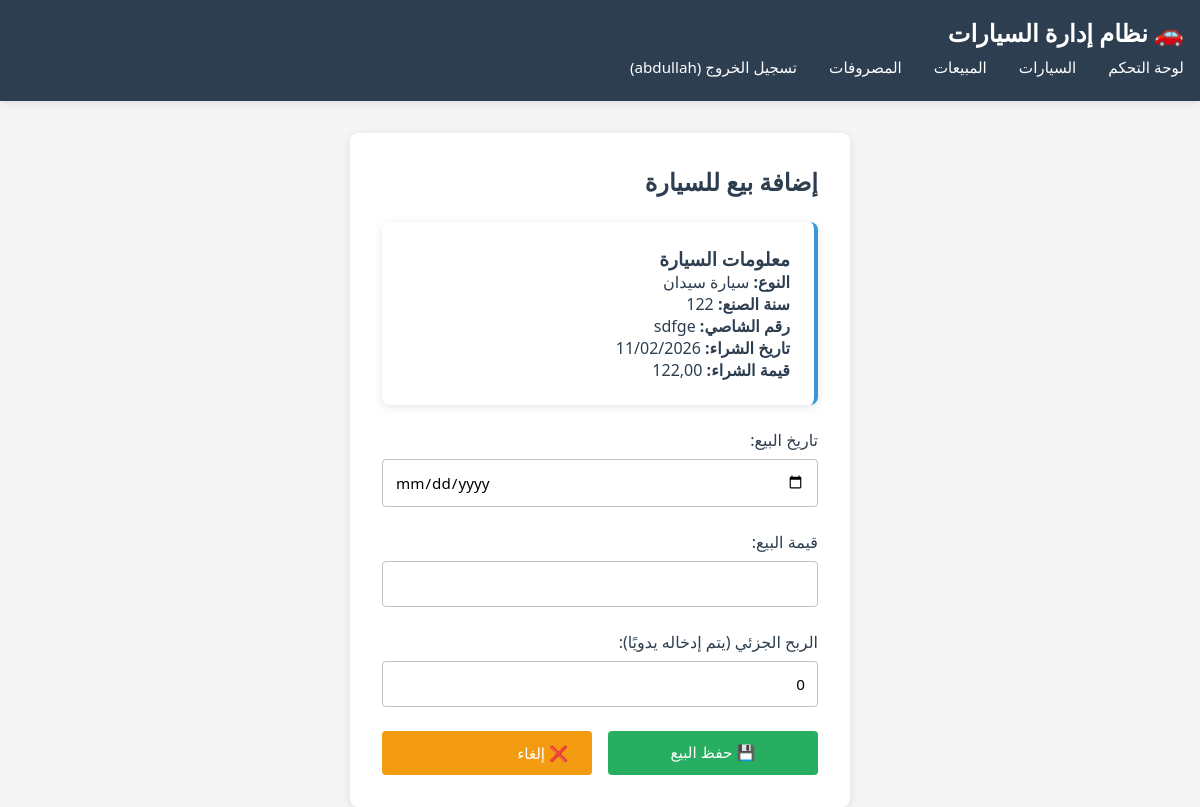
Page /cars/4/add-sale/ (signed in) on the committed database.
### car_app/models.py (models this page shows, shortened)
class Car(models.Model):
    CAR_TYPE_CHOICES = [
        ('sedan', 'سيارة سيدان'),
        ('suv', 'سيارة SUV'),
        ('truck', 'شاحنة'),
        ('van', 'فان'),
        ('coupe', 'كوبيه'),
        ('hatchback', 'هاتشباك'),
    ]
    CLEARANCE_CHOICES = [
        ('purchase', 'شراء'),
        ('auction', 'إعلان'),
    ]
    STATUS_CHOICES = [
        ('available', 'غير مباع'),
        ('sold', 'مباع'),
    ]
    user = models.ForeignKey(User, on_delete=models.CASCADE, related_name='cars')
    name = models.CharField(max_length=150, verbose_name='اسم السيارة', null=True, blank=True, default='')
    car_type = models.CharField(max_length=50, choices=CAR_TYPE_CHOICES)
    year = models.IntegerField()
    chassis_number = models.CharField(max_length=50, unique=True)
    purchase_date = models.DateField()
    purchase_value = models.DecimalField(max_digits=12, decimal_places=2)
    clearance_type = models.CharField(max_length=20, choices=CLEARANCE_CHOICES)
    status = models.CharField(max_length=20, choices=STATUS_CHOICES, default='available')
    created_at = models.DateTimeField(auto_now_add=True)
    updated_at = models.DateTimeField(auto_now=True)
    class Meta:
        ordering = ['-created_at']

### car_app/views.py (the view)
# urls.py: path('cars/<int:car_id>/add-sale/', views.add_sale, name='add_sale'),
@login_required
@login_required
def add_sale(request, car_id):
    car = get_object_or_404(Car, id=car_id, user=request.user)
    if request.method == 'POST':
        form = SaleForm(request.POST)
        if form.is_valid():
            sale = form.save(commit=False)
            sale.car = car
            sale.save()
            car.status = 'sold'
            car.save()
            messages.success(request, f'✓ تم تسجيل بيع السيارة "{car.name}" بنجاح!')
            return redirect('sales_list')
        else:
            messages.error(request, '❌ حدث خطأ في النموذج. تحقق من البيانات المدخلة.')
    else:
        form = SaleForm()
    context = {
        'form': form,
        'car': car,
    }
    return render(request, 'car_app/add_sale.html', context)

### car_app/forms.py
class SaleForm(forms.ModelForm):
    class Meta:
        model = Sale
        fields = ['sale_date', 'sale_value', 'partial_profit']
        widgets = {
            'sale_date': forms.DateInput(attrs={'class': 'form-control', 'type': 'date'}),
            'sale_value': forms.NumberInput(attrs={'class': 'form-control', 'step': '0.01'}),
            'partial_profit': forms.NumberInput(attrs={'class': 'form-control', 'step': '0.01'}),
        }

### car_app/templates/car_app/add_sale.html (shortened to what this page needs)
{% extends 'base.html' %}
{% block content %}
<div class="form-container">
    <h2 class="mb-3">إضافة بيع للسيارة</h2>
    <div class="card mb-3">
        <h3>معلومات السيارة</h3>
        <p><strong>النوع:</strong> {{ car.get_car_type_display }}</p>
        <p><strong>سنة الصنع:</strong> {{ car.year }}</p>
        <p><strong>رقم الشاصي:</strong> {{ car.chassis_number }}</p>
        <p><strong>تاريخ الشراء:</strong> {{ car.purchase_date|date:"d/m/Y" }}</p>
        <p><strong>قيمة الشراء:</strong> {{ car.purchase_value|floatformat:2 }}</p>
    </div>
    <form method="post">
        <div class="form-group">
            <label for="id_sale_date">تاريخ البيع:</label>
            {{ form.sale_date }}
        </div>
        <div class="form-group">
            <label for="id_sale_value">قيمة البيع:</label>
            {{ form.sale_value }}
        </div>
        <div class="form-group">
            <label for="id_partial_profit">الربح الجزئي (يتم إدخاله يدويًا):</label>
            {{ form.partial_profit }}
        </div>
        <div class="d-flex gap-1">
            <button type="submit" class="btn btn-success" style="flex: 1;">💾 حفظ البيع</button>
            <a href="{% url 'car_list' %}" class="btn btn-warning" style="flex: 1;">❌ إلغاء</a>
        </div>
    </form>
</div>
{% endblock %}

### car_project/templates/base.html (shortened to what this page needs)
<!DOCTYPE html>
<html lang="ar">
<head>
    {% load static %}
    <link rel="stylesheet" href="{% static 'css/style.css' %}">
</head>
<body>
    {% if user.is_authenticated %}
    <nav class="navbar">
        <div class="container">
            <div class="nav-wrapper">
                <div class="logo">🚗 نظام إدارة السيارات</div>
            </div>
            <ul class="nav-menu" id="navMenu">
                <li><a href="{% url 'dashboard' %}">لوحة التحكم</a></li>
                <li><a href="{% url 'car_list' %}">السيارات</a></li>
                <li><a href="{% url 'sales_list' %}">المبيعات</a></li>
                <li><a href="{% url 'expenses_list' %}">المصروفات</a></li>
                <li><a href="{% url 'logout' %}">تسجيل الخروج ({{ user.username }})</a></li>
            </ul>
        </div>
    </nav>
    {% endif %}
    <div class="container">
        {% block content %}{% endblock %}
    </div>
</body>
</html>

### static/css/style.css (style rules this page uses)
* { margin: 0; padding: 0; box-sizing: border-box; }
:root { --primary-color: #2c3e50; --secondary-color: #3498db; --success-color: #27ae60; --danger-color: #e74c3c; --warning-color: #f39c12; --light-bg: #ecf0f1; --text-dark: #2c3e50; --text-light: #7f8c8d; --border-color: #bdc3c7; --shadow: 0 2px 10px rgba(0, 0, 0, 0.1); }
body { font-family: 'Segoe UI', Tahoma, Geneva, Verdana, sans-serif; background-color: #f5f5f5; color: var(--text-dark); direction: rtl; }
.navbar { background-color: var(--primary-color); padding: 1rem 0; box-shadow: var(--shadow); margin-bottom: 2rem; position: sticky; top: 0; z-index: 1000; }
.navbar .container { max-width: 1200px; margin: 0 auto; padding: 0 1rem; }
.nav-wrapper { display: flex; justify-content: space-between; align-items: center; }
.navbar .logo { color: white; font-size: 1.5rem; font-weight: bold; }
.nav-menu { list-style: none; display: flex; gap: 2rem; }
.navbar a { color: white; text-decoration: none; font-size: 0.95rem; transition: color 0.3s; display: block; padding: 0.5rem 0; }
.container { max-width: 1200px; margin: 0 auto; padding: 0 1rem; }
.card { background: white; padding: 1.5rem; border-radius: 8px; box-shadow: var(--shadow); border-right: 4px solid var(--secondary-color); }
.btn { padding: 0.75rem 1.5rem; border: none; border-radius: 4px; cursor: pointer; font-size: 0.95rem; transition: all 0.3s; text-decoration: none; display: inline-block; }
.btn-success { background-color: var(--success-color); color: white; }
.btn-warning { background-color: var(--warning-color); color: white; }
.form-container { background: white; padding: 2rem; border-radius: 8px; box-shadow: var(--shadow); max-width: 500px; margin: 0 auto; }
.form-group { margin-bottom: 1.5rem; }
label { display: block; margin-bottom: 0.5rem; font-weight: 500; color: var(--text-dark); }
.form-control { width: 100%; padding: 0.75rem; border: 1px solid var(--border-color); border-radius: 4px; font-size: 0.95rem; font-family: inherit; }
.mb-3 { margin-bottom: 1.5rem; }
.d-flex { display: flex; }
.gap-1 { gap: 1rem; }

### rows in the picture
Car: car_type "سيارة سيدان", year "122", chassis_number "sdfge", purchase_date "11/02/2026", purchase_value "122,00"

### other values in the picture
{{ user.username }} "abdullah"
